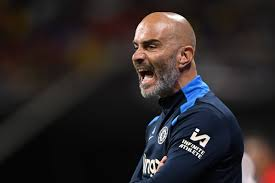
#> input picture wk2/maresca.jpg, 275 x 183 px
$ python Adjusting_Brightness.py
#> lines starting #> are read from the running program, lines starting #| are printed output that depends on the picture
# Import the necessary libraries
import cv2
import matplotlib.pyplot as plt
import numpy as np

# Load the image
image = cv2.imread('maresca.jpg')
#> image is the input picture: shape (183, 275, 3); mean B, G, R 39.7, 39.3, 45.3

# Plot the original image
plt.subplot(1, 2, 1)
plt.title("Original")
plt.imshow(image)

# Adjust the brightness and contrast
brightness = 5
contrast = 1.5
image2 = cv2.addWeighted(image, contrast, np.zeros(image.shape, image.dtype), 0, brightness)
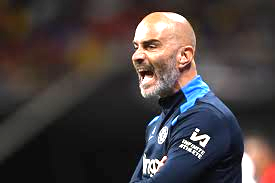
#> image2: shape (183, 275, 3); mean B, G, R 62.5, 62.7, 70.3

# Save the image
cv2.imwrite('img/contrast_image.jpg', image2)

# Plot the contrast image
plt.subplot(1, 2, 2)
plt.title("Brightness & Contrast")
plt.imshow(image2)

# Show the images
plt.show()
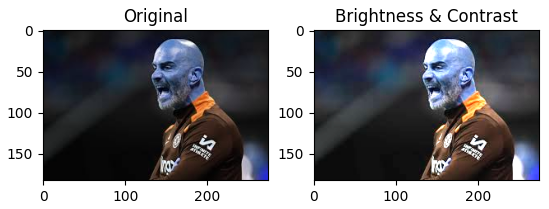
#> figure drawn by matplotlib, 2 panels; B, G, R data is drawn as R, G, B

$ run again, with wk2/palmerboy.jpg copied over wk2/maresca.jpg
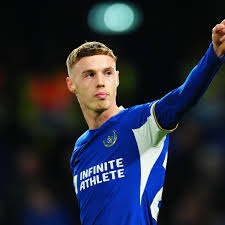
#> input picture wk2/palmerboy.jpg, 225 x 225 px
#> image is the input picture: shape (225, 225, 3); mean B, G, R 56.4, 42.5, 37.6
#> `image2 = cv2.addWeighted(image, contrast, np.zeros(image.shape, image...`:
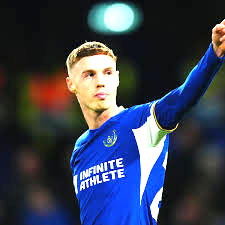
#> image2: shape (225, 225, 3); mean B, G, R 84.2, 64.1, 56.3
#> `plt.show()`:
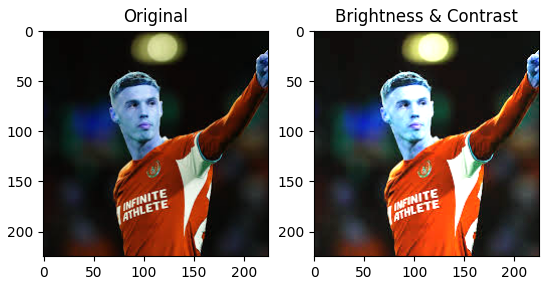
#> figure drawn by matplotlib, 2 panels; B, G, R data is drawn as R, G, B

$ run again, with wk2/peter.jpg copied over wk2/maresca.jpg
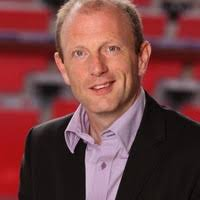
#> input picture wk2/peter.jpg, 200 x 200 px
#> image is the input picture: shape (200, 200, 3); mean B, G, R 66.5, 65.9, 115.5
#> `image2 = cv2.addWeighted(image, contrast, np.zeros(image.shape, image...`:
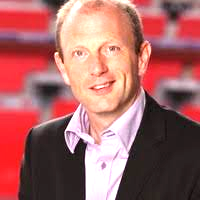
#> image2: shape (200, 200, 3); mean B, G, R 102.6, 103.5, 166.9
#> `plt.show()`:
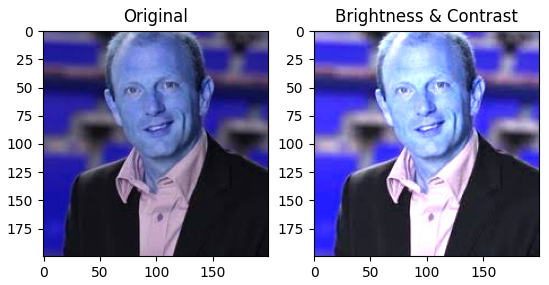
#> figure drawn by matplotlib, 2 panels; B, G, R data is drawn as R, G, B
